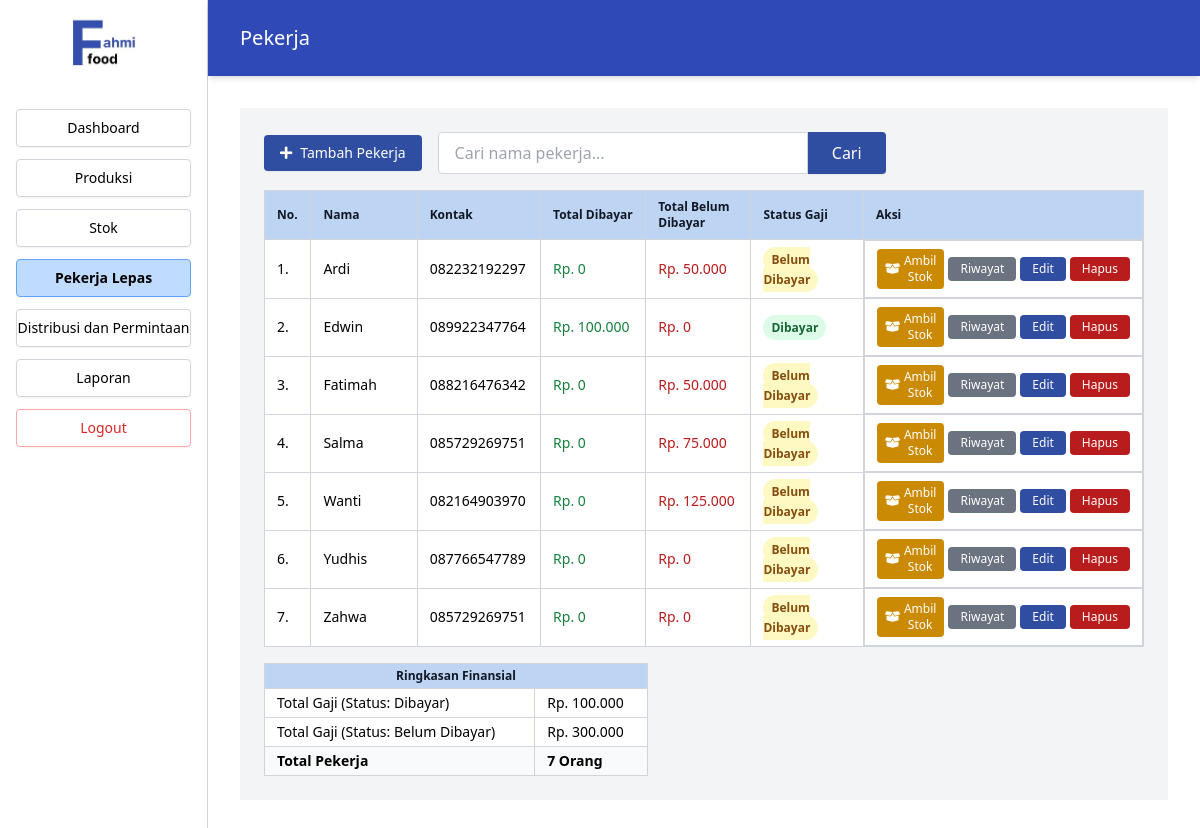
Page /Index.php?page=pekerja (signed in) on the committed database.
### tables this page shows
CREATE TABLE `pekerja_lepas` (
  `id_pekerja` int(11) NOT NULL,
  `nama_pekerja` varchar(100) NOT NULL,
  `kontak` varchar(20) DEFAULT NULL,
  `alamat` text DEFAULT NULL,
  `status_pembayaran` varchar(50) DEFAULT NULL,
  `id_admin` int(11) DEFAULT 1
);

### src/Pekerja.php (the view, shortened to what this page needs)
<?php
include 'koneksi.php';
$search_term = $_GET['search'] ?? '';
$sql_pekerja = "SELECT pl.*,
    (SELECT SUM(rg.total_gaji) FROM riwayat_gaji rg WHERE rg.id_pekerja = pl.id_pekerja AND rg.keterangan = 'Dibayar') as total_dibayar,
    (SELECT SUM(rg.total_gaji) FROM riwayat_gaji rg WHERE rg.id_pekerja = pl.id_pekerja AND rg.keterangan = 'Belum Dibayar') as total_belum_dibayar
  FROM pekerja_lepas pl";
$params = [];
$sql_pekerja .= " ORDER BY pl.nama_pekerja ASC";
$stmt = $pdo->prepare($sql_pekerja);
$stmt->execute($params);
$pekerja_list = $stmt->fetchAll(PDO::FETCH_ASSOC);
$sql_summary = "SELECT keterangan, SUM(total_gaji) as total_per_keterangan FROM riwayat_gaji GROUP BY keterangan";
$summary_list = $pdo->query($sql_summary)->fetchAll(PDO::FETCH_KEY_PAIR);
$summary_dibayar = $summary_list['Dibayar'] ?? 0;
$summary_belum_dibayar = $summary_list['Belum Dibayar'] ?? 0;
?>
<main class="flex-1 bg-gray-100">
  <section class="p-6 overflow-x-auto">
    <div class="flex flex-col md:flex-row md:items-center md:space-x-4 mb-4">
      <button id="btnTambahPekerja" class="flex-shrink-0 inline-flex items-center gap-2 bg-[#2f4ea1] text-white text-sm font-normal px-4 py-2 rounded shadow-sm hover:shadow-md transition-shadow mb-2 md:mb-0" type="button"><i class="fas fa-plus"></i> Tambah Pekerja</button>
      <form action="Index.php" method="GET" class="flex flex-1 max-w-md">
        <input type="text" name="search" placeholder="Cari nama pekerja..." class="flex-grow border border-gray-300 rounded-l px-4 py-2 focus:outline-none focus:ring-2 focus:ring-[#2f4ea1]" value="<?php echo htmlspecialchars($search_term); ?>">
        <button type="submit" class="bg-[#2f4ea1] text-white px-6 py-2 rounded-r shadow-sm hover:shadow-md transition-shadow">Cari</button>
      </form>
    </div>
    <table class="w-full border border-gray-300 text-sm bg-white text-left">
      <thead class="bg-[#bdd4f2] text-xs text-gray-900">
        <tr>
          <th class="border border-gray-300 px-3 py-2 w-12">No.</th>
          <th class="border border-gray-300 px-3 py-2 w-40">Nama</th>
          <th class="border border-gray-300 px-3 py-2 w-32">Kontak</th>
          <th class="border border-gray-300 px-3 py-2 w-40">Total Dibayar</th>
          <th class="border border-gray-300 px-3 py-2 w-40">Total Belum Dibayar</th>
          <th class="border border-gray-300 px-3 py-2 w-40">Status Gaji</th>
          <th class="border border-gray-300 px-3 py-2 w-52">Aksi</th>
        </tr>
      </thead>
      <tbody>
        <?php if (empty($pekerja_list)): ?>
          <tr>
            <td colspan="7" class="border border-gray-300 px-3 py-4 text-center text-gray-500">Data pekerja tidak ditemukan.</td>
          </tr>
        <?php else: ?>
          <?php foreach ($pekerja_list as $index => $pekerja): ?>
            <tr>
              <td class="border border-gray-300 px-3 py-2"><?php echo $index + 1; ?>.</td>
              <td class="border border-gray-300 px-3 py-2"><?php echo htmlspecialchars($pekerja['nama_pekerja']); ?></td>
              <td class="border border-gray-300 px-3 py-2"><?php echo htmlspecialchars($pekerja['kontak']); ?></td>
              <td class="border border-gray-300 px-3 py-2 text-green-700">Rp. <?php echo number_format($pekerja['total_dibayar'] ?? 0, 0, ',', '.'); ?></td>
              <td class="border border-gray-300 px-3 py-2 text-red-700">Rp. <?php echo number_format($pekerja['total_belum_dibayar'] ?? 0, 0, ',', '.'); ?></td>
              <td class="border border-gray-300 px-3 py-2"><span class="px-2 py-1 text-xs font-semibold rounded-full <?php echo $pekerja['status_pembayaran'] == 'Dibayar' ? 'bg-green-100 text-green-800' : 'bg-yellow-100 text-yellow-800'; ?>"><?php echo htmlspecialchars($pekerja['status_pembayaran']); ?></span></td>
              <td class="border border-gray-300 px-3 py-2 space-x-1 flex items-center justify-center ">
                <button class="btnAmbilStok bg-yellow-600 text-white text-xs px-2 py-1 rounded inline-flex items-center gap-1"
                  data-id-pekerja="<?php echo $pekerja['id_pekerja']; ?>"
                  data-nama-pekerja="<?php echo htmlspecialchars($pekerja['nama_pekerja']); ?>">
                  <i class="fas fa-box-open"></i> Ambil Stok
                </button>
                <a href="Index.php?page=riwayat_gaji&id_pekerja=<?php echo $pekerja['id_pekerja']; ?>" class="btnHistory bg-gray-500 text-white text-xs px-3 py-1 rounded inline-block">Riwayat</a>
                <button class="btnEdit bg-[#2f4ea1] text-white text-xs px-3 py-1 rounded" data-id-pekerja="<?php echo $pekerja['id_pekerja']; ?>" data-nama="<?php echo htmlspecialchars($pekerja['nama_pekerja']); ?>" data-kontak="<?php echo htmlspecialchars($pekerja['kontak']); ?>" data-alamat="<?php echo htmlspecialchars($pekerja['alamat']); ?>">Edit</button>
                <button class="btnHapus bg-red-700 text-white text-xs px-3 py-1 rounded" data-id-pekerja="<?php echo $pekerja['id_pekerja']; ?>">Hapus</button>
              </td>
            </tr>
          <?php endforeach; ?>
        <?php endif; ?>
      </tbody>
    </table>
    <table class="w-full max-w-sm border border-gray-300 text-sm mt-4 bg-white">
      <thead class="bg-[#bdd4f2] text-gray-900 text-xs">
        <tr>
          <th class="border border-gray-300 px-3 py-1 text-center" colspan="2">Ringkasan Finansial</th>
        </tr>
      </thead>
      <tbody>
        <tr>
          <td class="border border-gray-300 px-3 py-1 font-medium">Total Gaji (Status: Dibayar)</td>
          <td class="border border-gray-300 px-3 py-1">Rp. <?php echo number_format($summary_dibayar, 0, ',', '.'); ?></td>
        </tr>
        <tr>
          <td class="border border-gray-300 px-3 py-1 font-medium">Total Gaji (Status: Belum Dibayar)</td>
          <td class="border border-gray-300 px-3 py-1">Rp. <?php echo number_format($summary_belum_dibayar, 0, ',', '.'); ?></td>
        </tr>
        <tr class="bg-gray-50">
          <td class="border border-gray-300 px-3 py-1 font-bold">Total Pekerja</td>
          <td class="border border-gray-300 px-3 py-1 font-bold"><?php echo count($pekerja_list); ?> Orang</td>
        </tr>
      </tbody>
    </table>
  </section>
</main>

### rows in the picture
pekerja_lepas: nama_pekerja "Ardi", kontak "082232192297", total_dibayar "0", total_belum_dibayar "50.000", status_pembayaran "Belum Dibayar"
pekerja_lepas: nama_pekerja "Edwin", kontak "089922347764", total_dibayar "100.000", total_belum_dibayar "0", status_pembayaran "Dibayar"
pekerja_lepas: nama_pekerja "Fatimah", kontak "088216476342", total_dibayar "0", total_belum_dibayar "50.000", status_pembayaran "Belum Dibayar"
pekerja_lepas: nama_pekerja "Salma", kontak "085729269751", total_dibayar "0", total_belum_dibayar "75.000", status_pembayaran "Belum Dibayar"
pekerja_lepas: nama_pekerja "Wanti", kontak "082164903970", total_dibayar "0", total_belum_dibayar "125.000", status_pembayaran "Belum Dibayar"
pekerja_lepas: nama_pekerja "Yudhis", kontak "087766547789", total_dibayar "0", total_belum_dibayar "0", status_pembayaran "Belum Dibayar"
pekerja_lepas: nama_pekerja "Zahwa", kontak "085729269751", total_dibayar "0", total_belum_dibayar "0", status_pembayaran "Belum Dibayar"

### other values in the picture
$label "Dashboard"
$label "Produksi"
$label "Stok"
$label "Pekerja Lepas"
$label "Distribusi dan Permintaan"
$label "Laporan"
$page "Pekerja"
$summary_dibayar "100.000"
$summary_belum_dibayar "300.000"
count($pekerja_list) "7"
